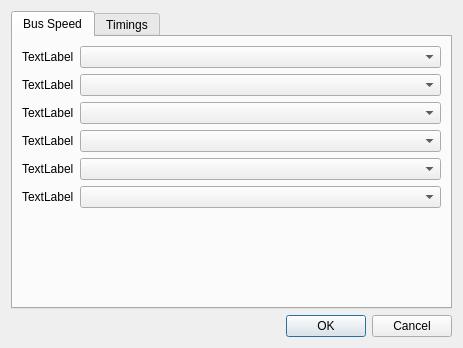
<?xml version="1.0" encoding="UTF-8"?>
<ui version="4.0">
 <class>PrefDialog</class>
 <widget class="QDialog" name="PrefDialog">
  <property name="geometry">
   <rect>
    <x>0</x>
    <y>0</y>
    <width>463</width>
    <height>348</height>
   </rect>
  </property>
  <property name="windowTitle">
   <string>Preferences</string>
  </property>
  <layout class="QVBoxLayout" name="verticalLayout">
   <item>
    <widget class="QTabWidget" name="tabWidget">
     <property name="currentIndex">
      <number>0</number>
     </property>
     <widget class="QWidget" name="tabBusSpeed">
      <attribute name="title">
       <string>Bus Speed</string>
      </attribute>
      <layout class="QFormLayout" name="formLayout">
       <item row="0" column="0">
        <widget class="QLabel" name="lblBusSpeedSPI">
         <property name="text">
          <string>TextLabel</string>
         </property>
        </widget>
       </item>
       <item row="0" column="1">
        <widget class="QComboBox" name="cbxBusSpeedSPI">
         <property name="sizePolicy">
          <sizepolicy hsizetype="Preferred" vsizetype="Fixed">
           <horstretch>0</horstretch>
           <verstretch>0</verstretch>
          </sizepolicy>
         </property>
        </widget>
       </item>
       <item row="1" column="0">
        <widget class="QLabel" name="lblBusSpeedMicroWire">
         <property name="text">
          <string>TextLabel</string>
         </property>
        </widget>
       </item>
       <item row="1" column="1">
        <widget class="QComboBox" name="cbxBusSpeedMicroWire"/>
       </item>
       <item row="2" column="0">
        <widget class="QLabel" name="lblBusSpeedI2C">
         <property name="text">
          <string>TextLabel</string>
         </property>
        </widget>
       </item>
       <item row="2" column="1">
        <widget class="QComboBox" name="cbxBusSpeedI2C"/>
       </item>
       <item row="3" column="0">
        <widget class="QLabel" name="lblBusSpeedPIC">
         <property name="text">
          <string>TextLabel</string>
         </property>
        </widget>
       </item>
       <item row="3" column="1">
        <widget class="QComboBox" name="cbxBusSpeedPIC"/>
       </item>
       <item row="4" column="0">
        <widget class="QLabel" name="lblBusSpeedSDE">
         <property name="text">
          <string>TextLabel</string>
         </property>
        </widget>
       </item>
       <item row="4" column="1">
        <widget class="QComboBox" name="cbxBusSpeedSDE"/>
       </item>
       <item row="5" column="0">
        <widget class="QLabel" name="lblBusSpeedIM">
         <property name="text">
          <string>TextLabel</string>
         </property>
        </widget>
       </item>
       <item row="5" column="1">
        <widget class="QComboBox" name="cbxBusSpeedIM"/>
       </item>
      </layout>
     </widget>
     <widget class="QWidget" name="tabTimings">
      <attribute name="title">
       <string>Timings</string>
      </attribute>
     </widget>
    </widget>
   </item>
   <item>
    <widget class="QDialogButtonBox" name="buttonBox">
     <property name="orientation">
      <enum>Qt::Horizontal</enum>
     </property>
     <property name="standardButtons">
      <set>QDialogButtonBox::Cancel|QDialogButtonBox::Ok</set>
     </property>
    </widget>
   </item>
  </layout>
 </widget>
 <resources/>
 <connections>
  <connection>
   <sender>buttonBox</sender>
   <signal>accepted()</signal>
   <receiver>PrefDialog</receiver>
   <slot>accept()</slot>
   <hints>
    <hint type="sourcelabel">
     <x>248</x>
     <y>254</y>
    </hint>
    <hint type="destinationlabel">
     <x>157</x>
     <y>274</y>
    </hint>
   </hints>
  </connection>
  <connection>
   <sender>buttonBox</sender>
   <signal>rejected()</signal>
   <receiver>PrefDialog</receiver>
   <slot>reject()</slot>
   <hints>
    <hint type="sourcelabel">
     <x>316</x>
     <y>260</y>
    </hint>
    <hint type="destinationlabel">
     <x>286</x>
     <y>274</y>
    </hint>
   </hints>
  </connection>
 </connections>
</ui>
